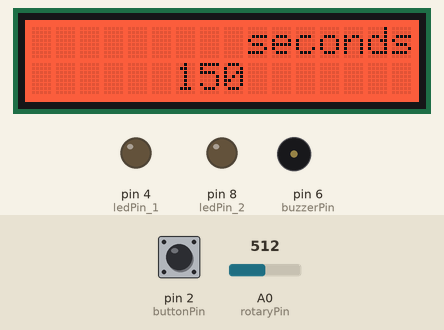
The sketch below on a simulated Arduino Uno, built with avr-gcc and run on an emulated ATmega328P. Shown: 16×2 character LCD, output pins drawn as LEDs (lit = HIGH), buzzer (waves = sounding). The test bench sets the inputs (shaded band); at power-on: pin 2 (buttonPin) LOW, A0 (rotaryPin) = 512. What the sketch prints to the serial monitor is not drawn.

Above: at 2.2 s.
2.3 s: pin 2 (buttonPin) pulled HIGH for 0.15 s
At 3.1 s:
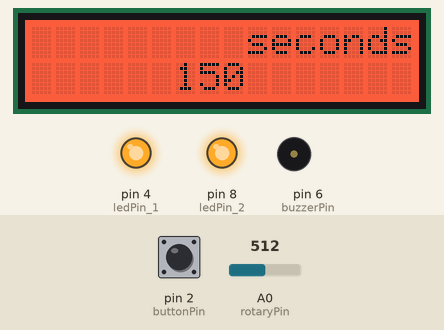
5.4 s: A0 (rotaryPin) set to 716
At 7.0 s:
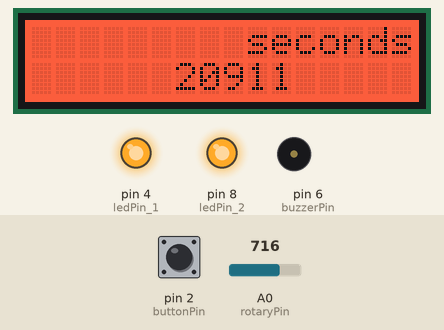
7.8 s: A0 (rotaryPin) set to 900
At 8.7 s:
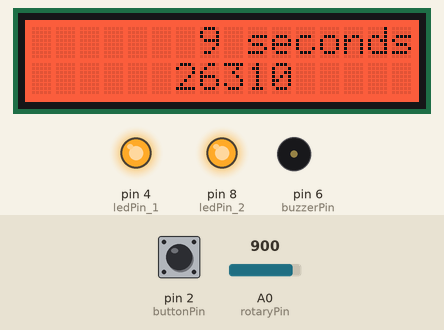
9.8 s: A0 (rotaryPin) set to 1023
At 17.47 s:
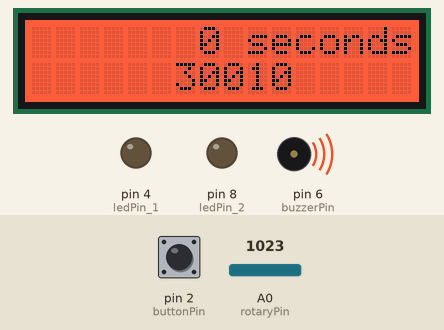
Timing chart, 0 to 19.1 s (numbered marks = the images above; inputs shaded):
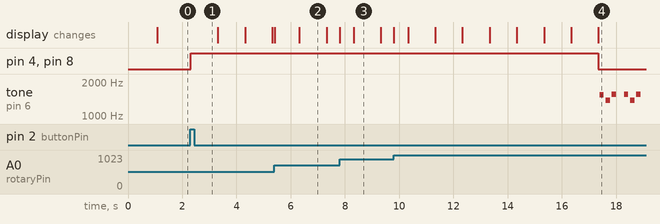

The sketch:

rotarl_switch_buzzer.ino.ino
```cpp
#include <Servo.h>
#include <Wire.h>
#include "rgb_lcd.h"
//#include "pitches.h"


//ロータリーエンコーダ制御用の定数
#define ADC_REF 5//reference voltage of ADC is 5v.If the Vcc switch on the seeeduino
         //board switches to 3V3, the ADC_REF should be 3.3
#define GROVE_VCC 5//VCC of the grove interface is normally 5v
#define FULL_ANGLE 300//full value of the rotary angle is 300 degrees


Servo Motor;             // Motorという名前でプログラム内で使いますという宣言
int buttonPin = 2;       // ボタンのコネクタ番号（D2につないだ場合）
int ledPin_1 = 4;       // LEDのコネクタ番号（D4につないだ場合）
int ledPin_2 = 8;       // LEDのコネクタ番号（D4につないだ場合）
int buzzerPin = 6;        // ブザーのコネクタ番号（D6につないだ場合）
const int rotaryPin = A0;                    // rotary angle sensor connect to A0
//int motorPin = 8;        // モータのコネクタ番号（D8につないだ場合）
int shaft = 90;          // モータの角度を記憶する変数（90度から開始）


rgb_lcd lcd;

const int colorR = 255;
const int colorG = 45;
const int colorB = 0;

//タイマーの値
const int TIME_VALUE = 6;
//1分間（ミリ秒）
const unsigned long ONE_SECOND = 1000L;  //1秒
//-----------------------
// グローバル変数の定義
//-----------------------
//unsigned long G_time = TIME_VALUE;                   //タイマーの時間
unsigned long G_start_time;                          //スタートボタンを押してからの時間
unsigned long G_time;

char clear_str=' ';
int flag_end = 0;
unsigned int flag_decide_time = 0;

//ブザーの音程，リズム，テンポの定義
int length = 12; // the number of notes
char notes[] = "gfg gfg gfg "; // a space represents a rest
long beats[] = { 1.2, 1.2, 1.2, 1, 1.2, 1.2, 1.2, 1, 1.2, 1.2, 1.2, 1};
int tempo = 150;


int var = 0; //変数varを設定
int old_var = 0; //変数old_varを設定
int buttonState = 0; //変数stateを設定
int pushed_count=0;

void setup() {
  Serial.begin(9600);                         // set the serial communication frequency at 9600 bits per sec
    // set up the LCD's number of columns and rows:
    lcd.begin(16, 2);

    lcd.setRGB(colorR, colorG, colorB);

    // Print a message to the LCD.
    lcd.setCursor(9, 0);
    lcd.print("seconds");

    pinMode(buzzerPin, OUTPUT);  // ブザーをOUTPUTとして設定
    pinMode(ledPin_1, OUTPUT);  // led1をOUTPUTとして設定
    pinMode(ledPin_2, OUTPUT);  // led2をOUTPUTとして設定

    pinMode(rotaryPin, INPUT);
    pinMode(buttonPin, INPUT);  // ポタンをINPUTとして設定


    delay(1000);
}


void playTone(int tone, int duration) {
    for (long i = 0; i < duration * 1000L; i += tone * 2) {
        digitalWrite(buzzerPin, HIGH);
        delayMicroseconds(tone);
        digitalWrite(buzzerPin, LOW);
        delayMicroseconds(tone);
    }
}

void playNote(char note, int duration) {
    char names[] = { 'c', 'd', 'e', 'f', 'g', 'a', 'b', 'C' };
    int tones[] = { 1915, 1700, 1519, 1432/4, 1275/4, 1136, 1014, 956 };  //1275
//    int tones[] = { 1915, 1700, 1519, 698, 784, 1136, 1014, 956 };  //1275

    // play the tone corresponding to the note name
    for (int i = 0; i < 8; i++) {
        if (names[i] == note) {
            playTone(tones[i], duration);
        }
    }
}


int getDegree(){
  int sensor_value = analogRead(rotaryPin);
  float voltage;
  voltage = (float)sensor_value*ADC_REF/1023;
  float degrees = (voltage*FULL_ANGLE)/GROVE_VCC;
  return degrees;
}


void judge_switch(){
  if (pushed_count == 0){
      var = digitalRead(buttonPin); //BUTTONピンを読み取った結果をvarに代入

      //スイッチが押された瞬間を読み取る
      if(var == HIGH && old_var == LOW){
          buttonState = 1 - buttonState; //varがHIGHならstateの値が変わる
          delay(10); //チャタリング防止
          G_start_time = millis();   //タイマー開始時間を取得する
      }
      //スイッチが離された瞬間を読み取る
      if(var == LOW && old_var == HIGH){
          delay(10); //チャタリング防止
      }

      old_var = var; //varのをold_varに保存

      //stateは1か？
      if(buttonState == 1){
          pushed_count++;
      }
  }
}


void loop(){
//  Serial.println("start_time");
//  Serial.println(G_start_time);

//    digitalWrite(ledPin_1, HIGH);   //analogWrite(LED,brightness);で明るさを変えれる？
//    //https://github.com/houtbrion/arduino-grove/blob/master/rotary_angle_sensor/rotary_angle_sensor.ino
//    digitalWrite(ledPin_2, HIGH);

    unsigned long current_time;

    lcd.setCursor(6, 1);  //入力秒数は二桁まで

    int degrees;
    degrees = getDegree();
    lcd.print(degrees);

//    digitalWrite(ledPin_1, HIGH);
//    digitalWrite(ledPin_2, HIGH);

    judge_switch();
//Serial.print("BS:");
//Serial.println(buttonState);
//Serial.print("  ");
  Serial.println(flag_decide_time);
    if (buttonState == 1 && flag_end == 0){
        if (flag_decide_time == 0){
          Serial.println("flag");
            G_time = degrees / 10;
            flag_decide_time++;
        }
        digitalWrite(ledPin_1, HIGH);
        digitalWrite(ledPin_2, HIGH);

        if(G_time > 0){  //変数がオーバーフローしてリセットされるのを防ぐ
//          Serial.println("lp");
//          Serial.println(G_time);
          current_time = millis();
//          Serial.println("current_time");
//          Serial.println(current_time);
          if(current_time - G_start_time >= ONE_SECOND) { //1秒ごとに
         //     Serial.println(G_start_time);
              G_time--;
              Serial.print("G_time:");
              Serial.println(G_time);
              if(G_time <= 9){
                  //10の位の表示を消して、1の位だけに表示
                  lcd.setCursor(6, 0);
                  lcd.print(clear_str);
                  lcd.setCursor(7, 0);
                  lcd.print(G_time);
                  if(G_time <= 0){
                      flag_end++;
                      digitalWrite(ledPin_1, LOW);
                      digitalWrite(ledPin_2, LOW);
                      for(int i = 0; i < length; i++){
                          if(notes[i] == ' '){
                              delay(beats[i] * tempo); // rest
                          }else{
                              playNote(notes[i], beats[i] * tempo);
                          }
                          // pause between notes
                          delay(tempo / 2);
                      }
                  }
              }else if(G_time <= 0){
                  lcd.print(G_time);
                  for(int i = 0; i < length; i++){
                      if(notes[i] == ' '){
                          delay(beats[i] * tempo); // rest
                      }else{
                          playNote(notes[i], beats[i] * tempo);
                      }
                      // pause between notes
                      delay(tempo / 2);
                  }
              }else{
                  lcd.print(G_time);
              }
              G_start_time = current_time;
          }
        }
    }
}

/*********************************************************************************************************
  END FILE
*********************************************************************************************************/
```

Measured:
- after the input at 2.3 s, pin 4 (ledPin_1), pin 8 (ledPin_2): LOW → HIGH at once
- by itself, tone on pin 6 (buzzerPin): plays 1549 Hz for 0.16 s, 1379 Hz for 0.16 s, 1551 Hz for 0.16 s, 1551 Hz for 0.16 s, 1379 Hz for 0.16 s, 1551 Hz for 0.16 s
- what the display in image 2 shows lasts 1.0 s, from 6.3 s to 7.3 s
